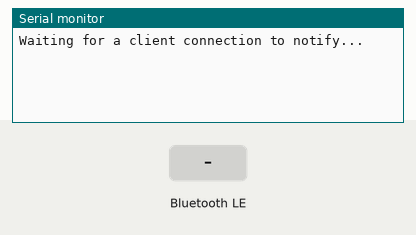
Simulated run of this sketch. Board: ESP32. Shown: the last lines printed to the serial monitor. The test bench sets the inputs (shaded band). Nothing arrives over Bluetooth unless stated; a phone connects over Bluetooth LE 3 s after start.

Above: at 1.3 s.
1.4 s: Bluetooth LE write "1" received
At 2.1 s:
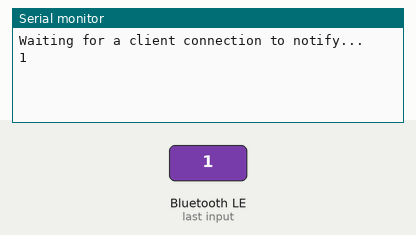
4.4 s: Bluetooth LE write "0" received
At 5.6 s:
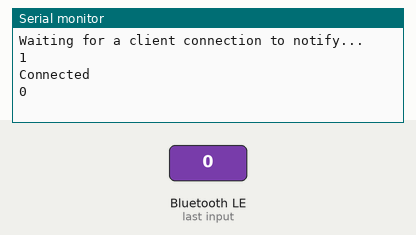
5.9 s: Bluetooth LE write "2" received
At 6.7 s:
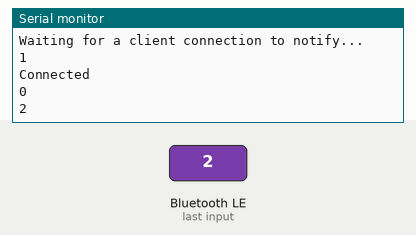

The sketch:

teste_bleExclusive.ino
```cpp
#include <Arduino.h>
#include <BLEDevice.h>
#include <BLEServer.h>
#include <BLEUtils.h>

BLEServer *pServer = NULL;

BLECharacteristic *message_characteristic = NULL;

#define SERVICE_UUID "4fafc201-1fb5-459e-8fcc-c5c9c331914b"
#define MESSAGE_CHARACTERISTIC_UUID "6d68efe5-04b6-4a85-abc4-c2670b7bf7fd"

class MyServerCallbacks : public BLEServerCallbacks
{
  void onConnect(BLEServer *pServer)
  {
    Serial.println("Connected");
  };

  void onDisconnect(BLEServer *pServer)
  {
    Serial.println("Disconnected");
    delay(100);
    pServer->getAdvertising()->start();
  }
};

class CharacteristicsCallbacks : public BLECharacteristicCallbacks
{
  void onWrite(BLECharacteristic *pCharacteristic)
  {
    if(pCharacteristic == message_characteristic){
      Serial.println(pCharacteristic->getValue().c_str());
    }
  }
};

void setup() {
  Serial.begin(115200);
  intiateBLE();
}

void loop() {
}

void intiateBLE(){
  // Create the BLE Device
  BLEDevice::init("SnaizenFeeder");

  // Create the BLE Server
  pServer = BLEDevice::createServer();
  pServer->setCallbacks(new MyServerCallbacks());

  // Create the BLE Service
  BLEService *pService = pServer->createService(SERVICE_UUID);

  delay(100);

  // Create a BLE Characteristic
  message_characteristic = pService->createCharacteristic(
      MESSAGE_CHARACTERISTIC_UUID,
      BLECharacteristic::PROPERTY_READ |
      BLECharacteristic::PROPERTY_WRITE |
      BLECharacteristic::PROPERTY_NOTIFY |
      BLECharacteristic::PROPERTY_INDICATE);

  // Start the BLE service
  pService->start();

    // Start advertising
  pServer->getAdvertising()->start();

  message_characteristic->setValue("");
  message_characteristic->setCallbacks(new CharacteristicsCallbacks());

  Serial.println("Waiting for a client connection to notify...");
}
```

Measured:
- after the input at 1.4 s, the serial monitor: prints a new line at once (image 1)
- after the input at 4.4 s, the serial monitor: prints a new line at once (image 2)
- after the input at 5.9 s, the serial monitor: prints a new line at once (image 3)
